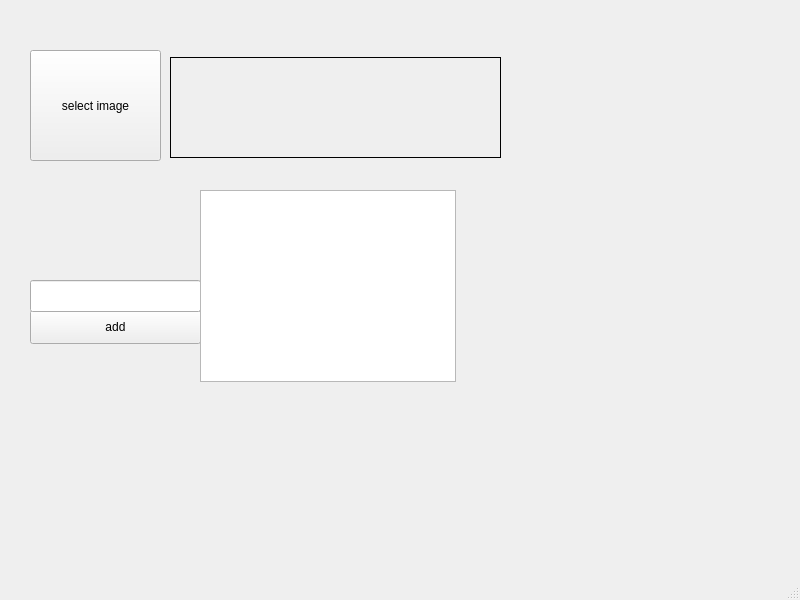
<?xml version="1.0" encoding="UTF-8"?>
<ui version="4.0">
 <class>MainWindow</class>
 <widget class="QMainWindow" name="MainWindow">
  <property name="geometry">
   <rect>
    <x>0</x>
    <y>0</y>
    <width>800</width>
    <height>600</height>
   </rect>
  </property>
  <property name="windowTitle">
   <string>MainWindow</string>
  </property>
  <widget class="QWidget" name="centralwidget">
   <widget class="QPushButton" name="selectImageBtn">
    <property name="geometry">
     <rect>
      <x>30</x>
      <y>50</y>
      <width>131</width>
      <height>111</height>
     </rect>
    </property>
    <property name="text">
     <string>select image</string>
    </property>
   </widget>
   <widget class="QPushButton" name="addBtn">
    <property name="geometry">
     <rect>
      <x>30</x>
      <y>310</y>
      <width>171</width>
      <height>34</height>
     </rect>
    </property>
    <property name="text">
     <string>add</string>
    </property>
   </widget>
   <widget class="QLabel" name="imageLbl">
    <property name="geometry">
     <rect>
      <x>170</x>
      <y>57</y>
      <width>331</width>
      <height>101</height>
     </rect>
    </property>
    <property name="frameShape">
     <enum>QFrame::Box</enum>
    </property>
    <property name="text">
     <string/>
    </property>
   </widget>
   <widget class="QLineEdit" name="lineEdit">
    <property name="geometry">
     <rect>
      <x>30</x>
      <y>280</y>
      <width>171</width>
      <height>32</height>
     </rect>
    </property>
   </widget>
   <widget class="QListWidget" name="listWidget">
    <property name="geometry">
     <rect>
      <x>200</x>
      <y>190</y>
      <width>256</width>
      <height>192</height>
     </rect>
    </property>
   </widget>
  </widget>
  <widget class="QMenuBar" name="menubar">
   <property name="geometry">
    <rect>
     <x>0</x>
     <y>0</y>
     <width>800</width>
     <height>30</height>
    </rect>
   </property>
  </widget>
  <widget class="QStatusBar" name="statusbar"/>
 </widget>
 <resources/>
 <connections/>
</ui>
